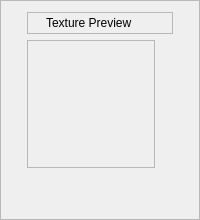
                  <widget class="QFrame" name="ParticlesFrame1Right">
                   <property name="sizePolicy">
                    <sizepolicy hsizetype="Preferred" vsizetype="Fixed">
                     <horstretch>1</horstretch>
                     <verstretch>0</verstretch>
                    </sizepolicy>
                   </property>
                   <property name="frameShape">
                    <enum>QFrame::StyledPanel</enum>
                   </property>
                   <property name="frameShadow">
                    <enum>QFrame::Raised</enum>
                   </property>
                   <layout class="QGridLayout" name="gridLayout_5">
                    <item row="0" column="0">
                     <widget class="QFrame" name="TexturePreviewLabelFrame">
                      <property name="sizePolicy">
                       <sizepolicy hsizetype="Preferred" vsizetype="Fixed">
                        <horstretch>0</horstretch>
                        <verstretch>0</verstretch>
                       </sizepolicy>
                      </property>
                      <property name="frameShape">
                       <enum>QFrame::StyledPanel</enum>
                      </property>
                      <property name="frameShadow">
                       <enum>QFrame::Raised</enum>
                      </property>
                      <layout class="QHBoxLayout" name="horizontalLayout_7">
                       <property name="spacing">
                        <number>0</number>
                       </property>
                       <property name="leftMargin">
                        <number>18</number>
                       </property>
                       <property name="topMargin">
                        <number>0</number>
                       </property>
                       <property name="rightMargin">
                        <number>0</number>
                       </property>
                       <property name="bottomMargin">
                        <number>0</number>
                       </property>
                       <item>
                        <widget class="QLabel" name="TexturePreviewLabel">
                         <property name="sizePolicy">
                          <sizepolicy hsizetype="Fixed" vsizetype="Fixed">
                           <horstretch>0</horstretch>
                           <verstretch>0</verstretch>
                          </sizepolicy>
                         </property>
                         <property name="text">
                          <string>Texture Preview</string>
                         </property>
                        </widget>
                       </item>
                       <item>
                        <spacer name="horizontalSpacer_8">
                         <property name="orientation">
                          <enum>Qt::Horizontal</enum>
                         </property>
                         <property name="sizeType">
                          <enum>QSizePolicy::Preferred</enum>
                         </property>
                         <property name="sizeHint" stdset="0">
                          <size>
                           <width>40</width>
                           <height>20</height>
                          </size>
                         </property>
                        </spacer>
                       </item>
                      </layout>
                     </widget>
                    </item>
                    <item row="2" column="0">
                     <spacer name="verticalSpacer">
                      <property name="orientation">
                       <enum>Qt::Vertical</enum>
                      </property>
                      <property name="sizeHint" stdset="0">
                       <size>
                        <width>20</width>
                        <height>40</height>
                       </size>
                      </property>
                     </spacer>
                    </item>
                    <item row="1" column="0">
                     <widget class="TexturePreview" name="TexturePreviewer">
                      <property name="sizePolicy">
                       <sizepolicy hsizetype="Fixed" vsizetype="Fixed">
                        <horstretch>0</horstretch>
                        <verstretch>0</verstretch>
                       </sizepolicy>
                      </property>
                      <property name="minimumSize">
                       <size>
                        <width>128</width>
                        <height>128</height>
                       </size>
                      </property>
                      <property name="maximumSize">
                       <size>
                        <width>128</width>
                        <height>128</height>
                       </size>
                      </property>
                      <property name="frameShape">
                       <enum>QFrame::StyledPanel</enum>
                      </property>
                      <property name="text">
                       <string/>
                      </property>
                     </widget>
                    </item>
                   </layout>
                  </widget>
